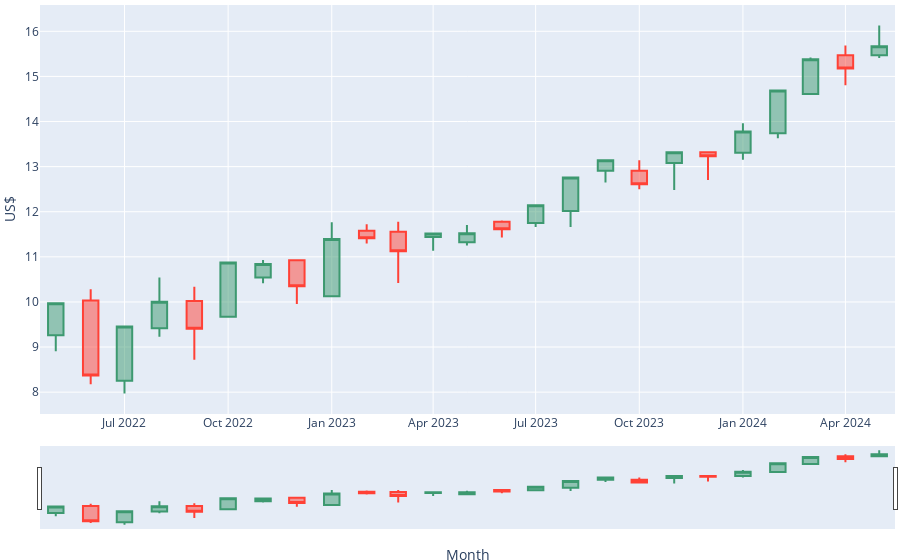

The notebook cell saved with this chart:
### Code cell
fig = go.Figure()
ticker = 'ET'
candle = go.Candlestick(x=monthly_data[ticker].MONTH, high=monthly_data[ticker].High, low=monthly_data[ticker].Low, open=monthly_data[ticker].Open, close=monthly_data[ticker].Close)
fig.add_trace(candle)
fig.update_layout(
    margin=dict(l=0, r=5, t=5, b=0),
    xaxis_title = "Month",
    yaxis_title = "US$"
)
fig.update_xaxes(rangeslider_visible=True)
fig.show()

### Figure 1 — Plotly figure (JSON) as saved in the notebook; plotly's stock layout.template omitted (floating-point values rounded to 4 significant figures)
{"data": [{"close": [9.974, 8.37, 9.456, 10.01, 9.408, 10.88, 10.84, 10.35, 11.39, 11.41, 11.13, 11.52, 11.52, 11.61, 12.14, 12.76, 13.14, 12.61, 13.32, 13.23, 13.78, 14.69, 15.38, 15.18, 15.67], "high": [9.974, 10.28, 9.456, 10.54, 10.34, 10.89, 10.93, 10.92, 11.77, 11.72, 11.78, 11.52, 11.71, 11.81, 12.15, 12.76, 13.14, 13.14, 13.32, 13.32, 13.96, 14.69, 15.42, 15.69, 16.13], "low": [8.904, 8.178, 7.969, 9.229, 8.717, 9.673, 10.42, 9.954, 10.13, 11.29, 10.42, 11.13, 11.25, 11.43, 11.66, 11.66, 12.65, 12.5, 12.48, 12.7, 13.16, 13.63, 14.61, 14.8, 15.41], "open": [9.264, 10.03, 8.253, 9.414, 10.02, 9.673, 10.54, 10.92, 10.13, 11.58, 11.55, 11.44, 11.32, 11.78, 11.75, 12.02, 12.91, 12.91, 13.08, 13.32, 13.31, 13.74, 14.61, 15.47, 15.47], "type": "candlestick", "x": ["2022-5", "2022-6", "2022-7", "2022-8", "2022-9", "2022-10", "2022-11", "2022-12", "2023-1", "2023-2", "2023-3", "2023-4", "2023-5", "2023-6", "2023-7", "2023-8", "2023-9", "2023-10", "2023-11", "2023-12", "2024-1", "2024-2", "2024-3", "2024-4", "2024-5"]}], "layout": {"margin": {"b": 0, "l": 0, "r": 5, "t": 5}, "xaxis": {"rangeslider": {"visible": true}, "title": {"text": "Month"}}, "yaxis": {"title": {"text": "US$"}}}}
